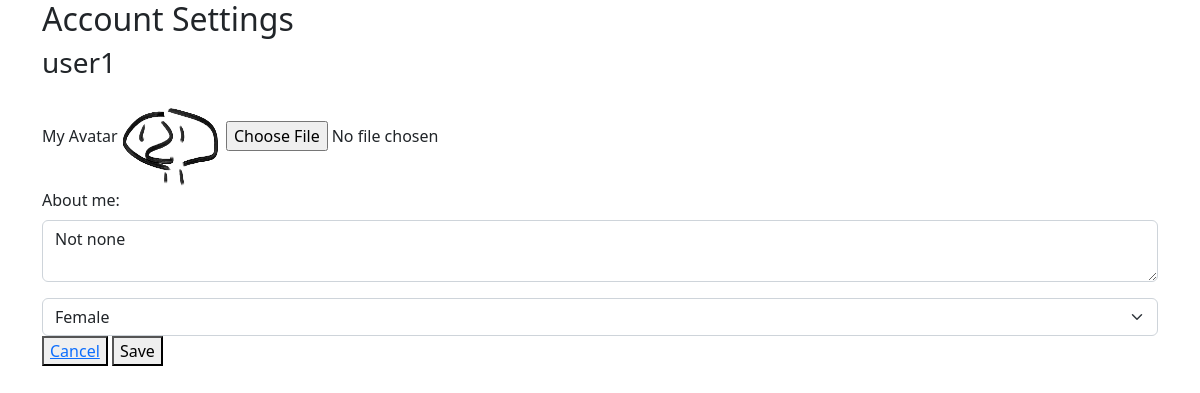
Page /profile/settings/ (signed in) on the committed database.
### culinary_helper/models.py (models this page shows, shortened)
class Profile(models.Model):
    GENDER = (
        ('male', 'male'),
        ('female', 'female')
    )
    user = models.ForeignKey(User, on_delete=models.CASCADE)
    id_user = models.IntegerField()
    gender = models.CharField(max_length=6, choices=GENDER, default='male')
    about = models.TextField(blank=True, null=True)
    avatar = models.ImageField(upload_to='profile_avatars/', default='default_avatar.png')
    class Meta:
        verbose_name = 'Профиль'
        verbose_name_plural = 'Профиля'

### culinary_helper/views.py (the view, shortened to what this page needs)
# urls.py: path('profile/settings/', profile_edit, name='profile_settings'),
@login_required(login_url='login')
def profile_edit(request):
    try:
        user_profile = Profile.objects.get(user=request.user)
    except Profile.DoesNotExist:
        raise Http404
    context = {
        'user_profile': user_profile
    }
    return render(request, 'culinary_helper/profile/settings.html', context)

### templates/culinary_helper/profile/settings.html (shortened to what this page needs)
{% extends 'base.html' %}
{% block content%}
    <div class="container">
        <h2>Account Settings</h2>
        <h3>{{ user }}</h3>
        <form action="" method="POST" enctype="multipart/form-data">
            <div>
                <div>
                    <label for=""> My Avatar</label>
                    {% if user_profile.avatar %}
                        <img width="100" height="100" src="{{ user_profile.avatar.url }}">
                    {% else %}
                        <h5>No avatar</h5>
                    {% endif %}
                    <input type="file" name="avatar" value="avatar">
                </div>
                <div class="mb-3">
                    <label for="about" class="form-label">About me:</label>
                    <textarea id="about" name="about" class="form-control">{{user_profile.about}}</textarea>
                </div>
            </div>
            <select name="gender" class="form-select" aria-label="Default select example">
                {% if user_profile.gender == "female" %}
                <option value="female" selected>Female</option>
                {% else %}
                <option value="female">Female</option>
                {% endif %}
            </select>
            <span>
                <button> <a href="/">Cancel</a></button>
                <button type="submit"> Save </button>
            </span>
        </form>
    </div>
{% endblock %}

### rows in the picture
Profile: avatar (picture), about "Not none", gender "Female"

### other values in the picture
{{ user }} "user1"
